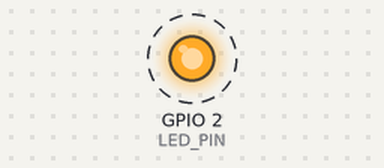
The sketch below on a simulated ESP32-C3. Parts: output pins drawn as LEDs (lit = HIGH). Dashed ring = blinking.

Above: at 0.2 s.
Timing chart, 0 to 3.0 s (numbered marks = the images above):
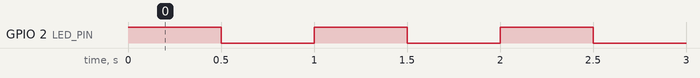

Measured:
- by itself, GPIO 2 (LED_PIN): alternates HIGH for 0.50 s and LOW for 0.50 s

The sketch:

esp32c3_blink_led.ino
```cpp
// 教程 1：ESP32-C3 使用 GPIO2 点亮普通 LED

const int LED_PIN = 2;
const unsigned long BLINK_INTERVAL_MS = 500;

void setup() {
  pinMode(LED_PIN, OUTPUT);
}

void loop() {
  digitalWrite(LED_PIN, HIGH);
  delay(BLINK_INTERVAL_MS);

  digitalWrite(LED_PIN, LOW);
  delay(BLINK_INTERVAL_MS);
}
```
